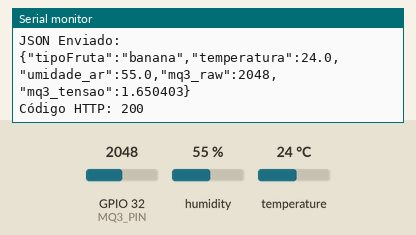
The sketch below on a simulated ESP32. On the bench: the last lines printed to the serial monitor. The inputs (shaded band) are chosen by the test bench; at power-on: humidity 55 %, GPIO 32 (MQ3_PIN) = 2048, temperature 24 °C. WiFi joins after 1.5 s; servers stay silent unless stated; uploads are accepted with an empty reply.

Above: at 5.7 s.
5.8 s: humidity set to 22 %
At 9.88 s:
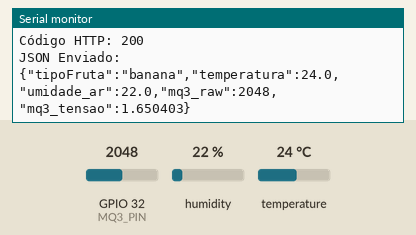
11.6 s: GPIO 32 (MQ3_PIN) set to 2866
At 16.3 s:
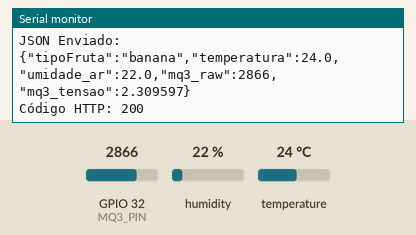
17.4 s: temperature set to 12 °C
At 21.8 s:
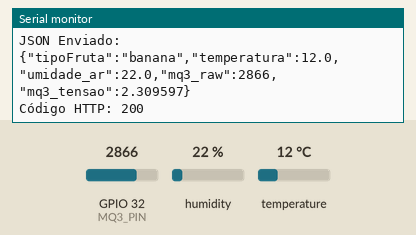
23.2 s: GPIO 32 (MQ3_PIN) set to 3603
At 26.1 s:
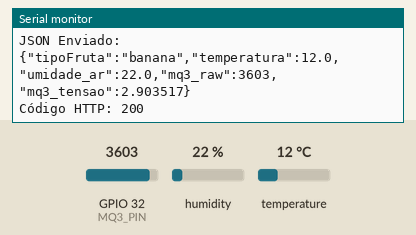
29.0 s: humidity set to 40 %
At 31.7 s:
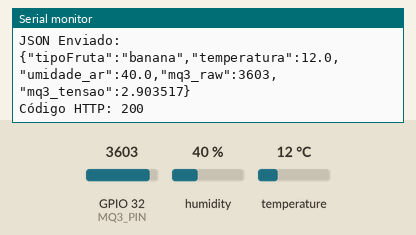
Timing chart, 0 to 33.2 s (numbered marks = the images above; inputs shaded):
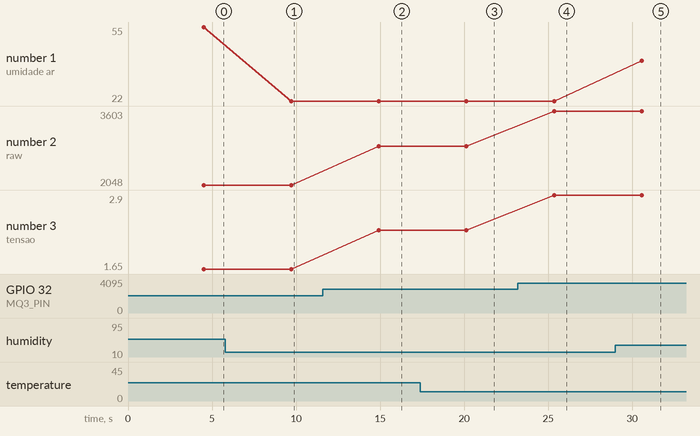

The sketch:

DADOS.ino
```cpp
#include <WiFi.h>
#include <HTTPClient.h>
#include "DHT.h"

// ========= CONFIG WI-FI =========
const char* ssid = "SEU_WIFI";
const char* password = "SUA_SENHA";

// ========= CONFIG DHT22 =========
#define DHTPIN 19
#define DHTTYPE DHT22
DHT dht(DHTPIN, DHTTYPE);

// ========= CONFIG MQ-3 =========
#define MQ3_PIN 32

// ========= TIPO DA FRUTA =========
String tipoFruta = "banana";  // >>> ALTERE O NOME DA FRUTA AQUI <<<

// ========= ENDEREÇO DO SERVIDOR FLASK =========
String serverURL = "http://172.31.3.10:8080/api/sensores";

void conectaWiFi() {
  if (WiFi.status() == WL_CONNECTED) return;

  Serial.println("Conectando ao Wi-Fi...");
  WiFi.begin(ssid, password);

  int tentativas = 0;
  while (WiFi.status() != WL_CONNECTED && tentativas < 20) {
    delay(500);
    Serial.print(".");
    tentativas++;
  }

  if (WiFi.status() == WL_CONNECTED) {
    Serial.println("\nWiFi conectado!");
    Serial.print("IP: ");
    Serial.println(WiFi.localIP());
  } else {
    Serial.println("\nFalha ao conectar. Tentando novamente...");
  }
}

void setup() {
  Serial.begin(115200);
  delay(3000);

  conectaWiFi();
  dht.begin();

  pinMode(MQ3_PIN, INPUT);
}

void loop() {
  conectaWiFi(); // reconecta se cair

  // ======= COLETA DHT22 =======
  float temperatura = dht.readTemperature();
  float umidade_ar = dht.readHumidity();

  if (isnan(temperatura) || isnan(umidade_ar)) {
    Serial.println("Erro ao ler DHT22!");
    delay(2000);
    return;
  }

  // ======= COLETA MQ-3 =======
  int mq3_raw = analogRead(MQ3_PIN);
  float mq3_tensao = mq3_raw * (3.3 / 4095.0);

  // ======= MONTA JSON =======
  String json;
  json += "{";
  json += "\"tipoFruta\":\"" + tipoFruta + "\",";
  json += "\"temperatura\":" + String(temperatura, 1) + ",";
  json += "\"umidade_ar\":" + String(umidade_ar, 1) + ",";
  json += "\"mq3_raw\":" + String(mq3_raw) + ",";
  json += "\"mq3_tensao\":" + String(mq3_tensao, 6);
  json += "}";

  Serial.println("\nJSON Enviado:");
  Serial.println(json);

  // ======= ENVIA PARA FLASK =======
  if (WiFi.status() == WL_CONNECTED) {
    HTTPClient http;
    http.begin(serverURL);
    http.addHeader("Content-Type", "application/json");

    int httpCode = http.POST(json);

    Serial.print("Código HTTP: ");
    Serial.println(httpCode);

    if (httpCode > 0) {
      String resposta = http.getString();
      Serial.println(resposta);
    } else {
      Serial.println("Erro ao enviar!");
    }

    http.end();
  }

  delay(5000); // envia a cada 5s
}
```

Measured:
- after the input at 5.8 s, the serial monitor: prints a new line after 3.9 s (image 1)
- after the input at 11.6 s, the serial monitor: prints a new line after 3.3 s (image 2)
- after the input at 17.4 s, the serial monitor: prints a new line after 2.7 s (image 3)
- after the input at 23.2 s, the serial monitor: prints a new line after 2.1 s (image 4)
- after the input at 29.0 s, the serial monitor: prints a new line after 1.6 s (image 5)
- plotted number 1: 55 → 22 after the input at 5.8 s, 22 → 40 after the input at 29.0 s
- plotted number 2: 2048 → 2866 after the input at 11.6 s, 2866 → 3603 after the input at 23.2 s
- plotted number 3: 1.65 → 2.31 after the input at 11.6 s, 2.31 → 2.9 after the input at 23.2 s
